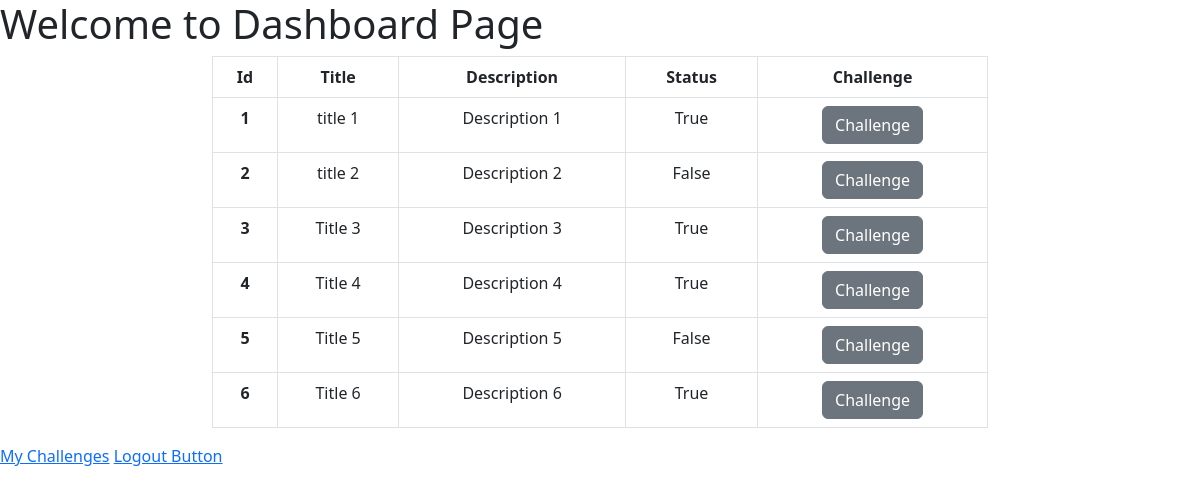
The app's page /app/list/ (signed in) with its own data.
### my_app/models.py (models this page shows)
class Debate(models.Model):
    debator = models.ForeignKey(User, on_delete=models.CASCADE)
    title = models.CharField(max_length=50)
    description = models.CharField(max_length=100)
    status = models.BooleanField(default=True)

### my_app/views.py (the view)
# urls.py: path('list/', view=debate_list, name='dashboard'),
@login_required
def debate_list(request):
    obj = Debate.objects.all()
    return render(request, 'dashboard.html', {'obj': obj})

### my_app/templates/dashboard.html (shortened to what this page needs)
<!DOCTYPE html>
<html lang="en">
<head>
    <link href="https://cdn.jsdelivr.net/npm/bootstrap@5.2.3/dist/css/bootstrap.min.css" rel="stylesheet">
</head>
<body>
    <h1> Welcome to Dashboard Page</h1>
    {% block content %}
    <div class="col-sm-8 container text-center">
        <table class="table table-bordered">
            <thead>
                <tr>
                    <th scope="col">Id</th>
                    <th scope="col">Title</th>
                    <th scope="col">Description</th>
                    <th scope="col">Status</th>
                    <th scope="col">Challenge</th>
                </tr>
            </thead>
            <tbody>
                {% for i in obj %}
                <tr>
                    <th scope="row">{{i.id}}</th>
                    <td>{{i.title}}</td>
                    <td>{{i.description}}</td>
                    <td>{{i.status}}</td>
                    <td><a href="{% url 'challenge' i.id %}" class="btn btn-secondary">Challenge</a></td>
                </tr>
                {% endfor %}
            </tbody>
        </table>
    </div>
    {% endblock content %}
    <a href="{% url 'userlist' %}"> My Challenges</a>
    <a href="{% url 'logout' %}">Logout Button</a>
</body>
</html>

### records on screen
Debate: id "1", title "title 1", description "Description 1", status "True"
Debate: id "2", title "title 2", description "Description 2", status "False"
Debate: id "3", title "Title 3", description "Description 3", status "True"
Debate: id "4", title "Title 4", description "Description 4", status "True"
Debate: id "5", title "Title 5", description "Description 5", status "False"
Debate: id "6", title "Title 6", description "Description 6", status "True"
